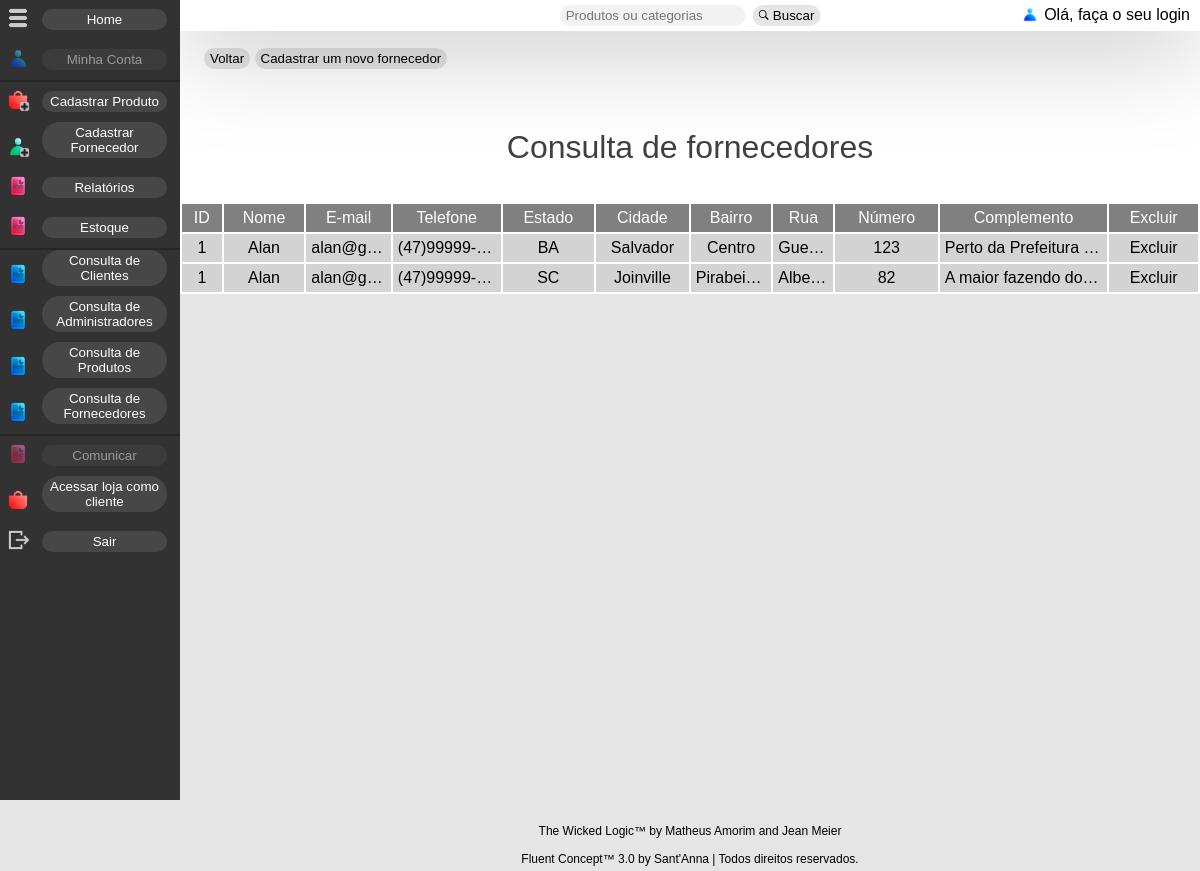
The page /sa/consulta_fornecedores.php on the database its author committed.
### tables this page shows
CREATE TABLE `tb_enderecos` (
  `id_enderecos` int(10) UNSIGNED NOT NULL,
  `estado_enderecos` char(2) NOT NULL,
  `cidade_enderecos` varchar(28) NOT NULL,
  `bairro_enderecos` varchar(45) NOT NULL,
  `rua_enderecos` varchar(45) NOT NULL,
  `numero_enderecos` int(5) UNSIGNED NOT NULL,
  `complemento_enderecos` text DEFAULT NULL,
  `tb_fornecedores_id_fornecedores` int(10) UNSIGNED NOT NULL
);

CREATE TABLE `tb_fornecedores` (
  `id_fornecedores` int(10) UNSIGNED NOT NULL,
  `nome_fornecedores` varchar(45) NOT NULL,
  `email_fornecedores` varchar(345) NOT NULL,
  `telefone_fornecedores` varchar(16) NOT NULL,
  `tb_imagens_id_imagens` int(10) UNSIGNED DEFAULT NULL
);

### sa/consulta_fornecedores.php (the view, shortened to what this page needs)
<!DOCTYPE html>
<html lang="pt-br">
<head>
	<link rel="stylesheet" href="css/style-default.css">
</head>
<body>
    <?php include "header_adm.php";?>
    <main>
        <div class="consulta">
            <?php
                require_once 'funcoes/conexao.php';
                mysqli_query($conexao,"set names 'utf8'");
                $resultado = mysqli_query($conexao,"select id_fornecedores, nome_fornecedores, email_fornecedores, telefone_fornecedores from tb_fornecedores");
            ?>
            <?php
                require_once 'funcoes/conexao.php';
                mysqli_query($conexao,"set names 'utf8'");
                $sql = mysqli_query($conexao,"select estado_enderecos, cidade_enderecos, bairro_enderecos,rua_enderecos, numero_enderecos, complemento_enderecos from tb_enderecos");
            ?>
            <div class="pagina_consulta">
                <div class="buttons_superior">
                    <button onclick="history.go(-1);" type="button">Voltar</button>
                    <button onclick="location.href = 'cadastro_fornecedor.php';" type="button">Cadastrar um novo fornecedor</button>
                </div>
                <h1>Consulta de fornecedores</h1>
                <table class="table_consulta">
                    <tr>
                        <th>ID</th>
                        <th>Nome</th>
                        <th>E-mail</th>
                        <th>Telefone</th>
                        <th>Estado</th>
                        <th>Cidade</th>
                        <th>Bairro</th>
                        <th>Rua</th>
                        <th>Número</th>
                        <th>Complemento</th>
                        <th>Excluir</th>
                    </tr>
                    <?php
                        while($registro_cadastro=mysqli_fetch_array($resultado)){
                            $id_fornecedores=$registro_cadastro["id_fornecedores"];
                            $nome_fornecedores=$registro_cadastro["nome_fornecedores"];
                            $email_fornecedores=$registro_cadastro["email_fornecedores"];
                            $telefone_fornecedores=$registro_cadastro["telefone_fornecedores"];
                    ?>
                    <?php
                        while($registro_cadastro_enderecos=mysqli_fetch_array($sql)){
                            $estado_enderecos=$registro_cadastro_enderecos["estado_enderecos"];
                            $cidade_enderecos=$registro_cadastro_enderecos["cidade_enderecos"];
                            $bairro_enderecos=$registro_cadastro_enderecos["bairro_enderecos"];
                            $rua_enderecos=$registro_cadastro_enderecos["rua_enderecos"];
                            $numero_enderecos=$registro_cadastro_enderecos['numero_enderecos'];
                            $complemento_enderecos=$registro_cadastro_enderecos['complemento_enderecos']
                    ?>
                    <tr>
                        <td><?php echo $id_fornecedores ?></td>
                        <td><?php echo $nome_fornecedores ?></td>
                        <td><?php echo $email_fornecedores ?></td>
                        <td><?php echo $telefone_fornecedores ?></td>
                        <td><?php echo $estado_enderecos ?></td>
                        <td><?php echo $cidade_enderecos ?></td>
                        <td><?php echo $bairro_enderecos ?></td>
                        <td><?php echo $rua_enderecos ?></td>
                        <td><?php echo $numero_enderecos ?></td>
                        <td><?php echo $complemento_enderecos ?></td>
                        <td>
                            <a title="Clique para excluir" onclick = "apagar('<?php echo $registro_cadastro['id_fornecedores']?>');">
                                Excluir
                            </a>
                        </td>
                    </tr>
                    <?php
                        }
                    ?>
                    <?php
                        }
                    ?>
                </table>
            </div>
        </div>
        <?php include "footer.php";?>
    </main>
</body>
</html>

### sa/header_adm.php (shortened to what this page needs)
<header>
    <div class="cabecalho">
        <div class="cabecalho_usuario">
            <img class="img_usuario" onclick='location.href="login_administradores.php"'><label><?php include "funcoes/administrador.php"?></label>
        </div>
        <div class="cabecalho_busca">
            <input name="busca" type="search" placeholder="Produtos ou categorias">
            <button>
                Buscar
            </button>
        </div>
    </div>
    <ul class="cabecalho_menu_adm">
        <li><img class="img_icon" src="img/hamburgerButtomLight.png"><button onclick="location.href='home_adm.php';" type="button">Home</button></li>
        <?php
            if(isset($_SESSION['id_administradores'])){
                echo '<li><img class="img_icon" src="img/user.png"><button onclick=location.href="minha_conta_administradores.php"; type="button">Minha Conta</button></li>';
            }
            else{
                echo '<li class="disabled_content"><img class="img_icon" src="img/user.png"><button type="button">Minha Conta</button></li>';
            }
        ?>
        <hr>
        <li><img class="img_icon" src="img/addProduto.png"><button onclick="location.href='cadastro_produtos.php'" type="button">Cadastrar Produto</button></li>
        <li><img class="img_icon" src="img/addProvider.png"><button onclick="location.href='cadastro_fornecedor.php'" type="button">Cadastrar Fornecedor</button></li>
        <li><img class="img_icon" src="img/documento.png"><button onclick="location.href='relatorio.php'" type="button">Relatórios</button></li>
        <li><img class="img_icon" src="img/documento.png"><button onclick="location.href='relatorio.php'" type="button">Estoque</button></li>
        <hr>
        <li><img class="img_icon" src="img/documento2.png"><button onclick="location.href='consulta_perfil_clientes.php'" type="button">Consulta de Clientes</button></li>
        <li><img class="img_icon" src="img/documento2.png"><button onclick="location.href='consulta_administradores.php'" type="button">Consulta de Administradores</button></li>
        <li><img class="img_icon" src="img/documento2.png"><button onclick="location.href='consulta_produtos.php'" type="button">Consulta de Produtos</button></li>
        <li><img class="img_icon" src="img/documento2.png"><button onclick="location.href='consulta_fornecedores.php'" type="button">Consulta de Fornecedores</button></li>
        <hr>
        <?php
            if(isset($_SESSION['id_administradores'])){
                echo '<li><img class="img_icon" src="img/documento.png"><button onclick=location.href="comunicar.php"; type="button">Comunicar</button></li>';
            }
            else{
                echo '<li class="disabled_content"><img class="img_icon" src="img/documento.png"><button type="button">Comunicar</button></li>';
            }
        ?>
        <li><img class="img_icon" src="img/produto.png"><button onclick="location.href='home.php'" type="button">Acessar loja como cliente</button></li>
        <li><img class="img_icon" src="img/sair.png"><button onclick="location.href='funcoes/deslogar_administradores.php'">Sair</button></li>
    </ul>
</header>

### sa/funcoes/administrador.php
<?php
    if(isset($_SESSION['nome_administradores'])){
        echo $_SESSION['nome_administradores'];
    }
    else{
        echo '<a href="login_administradores.php">Olá, faça o seu login</a>';
    }
?>

### sa/footer.php
<footer>
    The Wicked Logic™ by Matheus Amorim and Jean Meier<br><br>
    Fluent Concept™ 3.0 by Sant'Anna | Todos direitos reservados.
</footer>

### sa/css/style-default.css (style rules this page uses)
* { font-family: Arial, Helvetica, sans-serif; font-weight: normal; padding: 0; margin: 0; list-style: none; text-decoration: none; }
body { background-color: rgba(0, 0, 0, 0.1); }
a { color: black; }
.disabled_content { pointer-events:none; filter: opacity(50%); }
hr { clear: both; }
header { position: sticky; z-index: 1; top: 0; }
footer { margin: 24px auto 5px auto; text-align: center; position: relative; z-index: -1; font-size: 0.75rem; bottom: 0; }
button { width: auto; background-color: rgba(0, 0, 0, 0.1); border: 0; border-radius: 50px; padding: 3px 6px 3px 6px; }
.buttons_superior { padding: 24px 0 24px 24px; }
.cabecalho { background-color: white; padding: 5px 0 5px 0; display: flex; flex-direction: row; box-shadow: 0 0 100px rgba(0, 0, 0, 0.5); }
.cabecalho_usuario { position: absolute; float: right; right: 0; padding: 0px 10px 5px 0px; }
.img_usuario { content: url(../img/user.png); height: 18px; padding: 0 5px 0 5px; }
.cabecalho_usuario label { position: relative; top: -3px; }
@media (min-width: 820px) { .cabecalho_usuario label { display: hidden; } }
.cabecalho_busca { position: relative; left: 50%; transform: translate(-50%, 0); background-color: white; }
.cabecalho_busca input { border: 0; background-color: rgba(0, 0, 0, 0.05); padding: 3px 3px 3px 6px; border-radius: 50px; }
@media (min-width: 765px) { .cabecalho_busca input { width: auto; } }
.cabecalho_busca button { margin-left: 3px; padding: 3px 6px 3px 6px; }
.cabecalho_busca button svg { width: 10px; }
.cabecalho_menu_adm { float: left; height: 100vh; width: 180px; display: flex; flex-direction: column; background-color: rgb(50, 50, 50); }
.img_icon { width: 24px; padding: 0 6px 0 6px; transform: translate(0, 25%); margin-right: 6px; }
.cabecalho_menu_adm hr { border: 1px solid rgba(0, 0, 0, 0.25); }
.cabecalho_menu_adm li { padding: 0 10px 10px 0; }
.cabecalho_menu_adm li button { color: white; width: 125px; background-color: rgba(255, 255, 255, 0.1); border: 0; border-radius: 50px; padding: 3px 6px 3px 6px; }
.consulta { background-color: white; }
.pagina_consulta { width: 100%; }
.pagina_consulta h1 { width: 100%; color: rgba(0, 0, 0, 0.75); padding: 36px 0 36px 0; text-align: center; overflow: hidden; text-overflow: ellipsis; display: -webkit-box; -webkit-line-clamp: 1; -webkit-box-orient: vertical; }
.pagina_consulta table { width: 100%; }
.pagina_consulta th { background-color: gray; padding: 5px; color: white; max-width: 100px; overflow: hidden; text-overflow: ellipsis; white-space: nowrap; }
.pagina_consulta td { background-color: lightgray; padding: 5px; max-width: 1px; text-align: center; overflow: hidden; text-overflow: ellipsis; white-space: nowrap; }

### sa/header_adm.php (style rules this page uses)
main { margin-left: 180px; padding-top: 24px; }
.cabecalho { width: calc(100% - 180px); float: right; }

### rows shown on the page
tb_fornecedores: id_fornecedores "1", nome_fornecedores "Alan", email_fornecedores "alan@g…", telefone_fornecedores "(47)99999-…"
tb_enderecos: tb_fornecedores_id_fornecedores.id_fornecedores "1", tb_fornecedores_id_fornecedores.nome_fornecedores "Alan", tb_fornecedores_id_fornecedores.email_fornecedores "alan@g…", tb_fornecedores_id_fornecedores.telefone_fornecedores "(47)99999-…", estado_enderecos "BA", cidade_enderecos "Salvador", bairro_enderecos "Centro", rua_enderecos "Gue…", numero_enderecos "123", complemento_enderecos "Perto da Prefeitura…"
tb_enderecos: estado_enderecos "SC", cidade_enderecos "Joinville", bairro_enderecos "Pirabei…", rua_enderecos "Albe…", numero_enderecos "82", complemento_enderecos "A maior fazendo do…"
